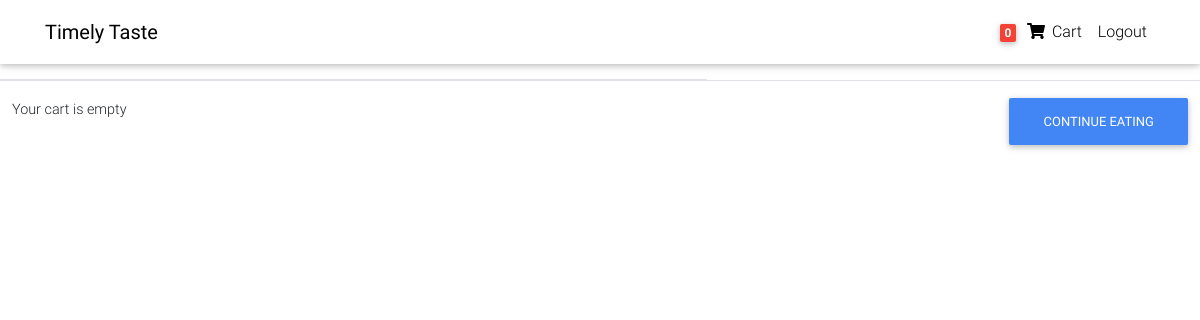
The app's page /ordersum (signed in), older data.
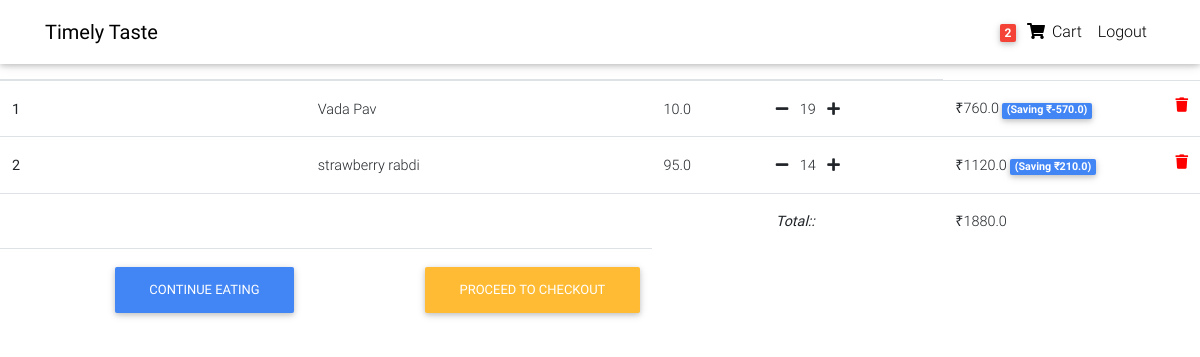
The same page, newer data.
### home/models.py (models this page shows, shortened)
class Order(models.Model):
    user = models.ForeignKey(settings.AUTH_USER_MODEL, on_delete=models.CASCADE)
    ordered = models.BooleanField(default=False)
    items = models.ManyToManyField(OrderItem)
    start_date = models.DateTimeField(auto_now_add=True)
    ordered_date = models.DateTimeField()
    def get_total(self):
        total = 0
        for order_item in self.items.all():
            total +=order_item.get_final_price()
        return total

class OrderItem(models.Model):
    user = models.ForeignKey(settings.AUTH_USER_MODEL, on_delete=models.CASCADE)
    ordered = models.BooleanField(default=False)
    item = models.ForeignKey(Item , on_delete=models.CASCADE)
    quantity = models.IntegerField(default=1)
    def get_total_item_quantity(self):
        return self.quantity*self.item.price
    def get_total_discount_item_quantity(self):
        return self.quantity*self.item.discount_price
    def get_amount_saved(self):
        return self.get_total_item_quantity()-self.get_total_discount_item_quantity()
    def get_final_price(self):
        if self.item.discount_price:
            return self.get_total_discount_item_quantity()
        return  self.get_total_item_quantity()

class Item(models.Model):
    title = models.CharField(max_length=100)
    price = models.FloatField()
    discount_price=models.FloatField(blank=True,null=True)
    category = models.CharField(choices=CATEGORY_CHOICES,max_length=2,null=True)
    label = models.CharField(choices=LABEL_CHOICES,max_length=10,null=True)
    description = models.TextField(null=True,blank=True)
    image = models.ImageField(null=True,blank=True)
    slug = models.SlugField()

### home/views.py (the view)
# urls.py: path("ordersum",views.OrderSummary,name="ordersum"),
def OrderSummary(request):
    try:
        context = {
            'orders':Order.objects.get(user=request.user,ordered=False),
        }
        return render(request,'order_summary.html',context)
    except ObjectDoesNotExist:
        messages.error(request,"You do not have a active order")
        return redirect("hom")

### home/templatetags/cart_template_tags.py (called while the page is built)
@register.filter
def cart_item_count(user):
    if user.is_authenticated:
        qs = Order.objects.filter(user=user,ordered=False)
        if qs.exists():
            return qs[0].items.count()
    return 0

### templates/order_summary.html (shortened to what this page needs)
{% load static %}
<!DOCTYPE html>
<html lang="en">
<head>
  <link rel="stylesheet" href="https://use.fontawesome.com/releases/v5.11.2/css/all.css">
  <link href="{% static 'css/bootstrap.min.css' %}" rel="stylesheet">
  <link href="{% static 'css/mdb.min.css' %}" rel="stylesheet">
  <link href="{% static 'css/style.min.css'%}" rel="stylesheet">
</head>
<body>
    {% include 'navbar.html' %}
    <table class="table">
        <thead>
            <tr>
            <th scope="col">#</th>
            <th scope="col">Price</th>
            <th scope="col">Quantity</th>
            <th scope="col">Total Item price</th>
          </tr>
        </thead>
        <tbody>
            {% for order in orders.items.all %}
          <tr>
            <th scope="row">{{forloop.counter}}</th>
            <td>{{order.item.title}}</td>
            <td>{{order.item.price}}</td>
            <td><a href="{% url 'home:remove_single_item_from_cart' order.item.slug %}"><i class="fas fa-minus mr-2"></i></a>
                {{order.quantity}}
                <a href="{% url 'home:add_to_cart' order.item.slug %}"><i class="fas fa-plus ml-2"></i></a>
            </td>
            <td>
                {% if order.item.discount_price %}
                ₹{{order.get_total_discount_item_quantity }}
                <span class="badge badge-primary">(Saving ₹{{order.get_amount_saved}})</span>
            {% else %}
            ₹{{order.get_total_item_quantity }}
            {% endif %}
            <a style="color:red" href="{% url 'home:remove_from_cart' order.item.slug%}">
              <i class="fas fa-trash float-right"></i>
            </a>
            </td>
          </tr>
          {% empty %}
          <tr>
            <td colspan="5">Your cart is empty</td>
            <td ><a href="/hom" class="btn btn-primary float-right">Continue Eating</a></td>
          </tr>
          {%endfor%}
          {% if orders.get_total %}
          <tr>
            <td></td>
            <td></td>
            <td></td>
            <td><strong><em>Total::</em></strong></td>
            <td>₹{{orders.get_total}}</td>
          </tr>
          <tr>
            <td ><a href="/hom" class="btn btn-primary float-right ml-2">Continue Eating</a></td>
            <td ><a href="/checkout" class="btn btn-warning float-right">Proceed to checkout</a></td>
          </tr>
          {% endif %}
        </tbody>
      </table>
</body>

### templates/navbar.html (shortened to what this page needs)
{% load cart_template_tags %}
{% load static %}
<nav
  class="navbar fixed-top navbar-expand-lg navbar-light white scrolling-navbar"
>
  <div class="container">
    <a class="navbar-brand waves-effect" href="/hom">
      <strong class="black-text">Timely Taste</strong>
    </a>
    <div class="collapse navbar-collapse" id="navbarSupportedContent">
      <ul class="navbar-nav nav-flex-icons">
        {% if request.user.is_authenticated %}
        <li class="nav-item">
          <a
            href="{% url 'home:ordersum' %}"
            class="nav-link waves-effect"
          >
            <span class="badge red z-depth-1 mr-1">
              {{ request.user|cart_item_count }}
            </span>
            <i class="fas fa-shopping-cart"></i>
            <span class="clearfix d-none d-sm-inline-block"> Cart </span>
          </a>
        </li>
        <li class="nav-item">
          <a class="nav-link waves-effect" href="/logout">
            <span class="clearfix d-none d-sm-inline-block"> Logout </span>
          </a>
        </li>
        {% endif %}
      </ul>
    </div>
  </div>
</nav>

Row changes from the older to the newer data that the page shows:
now on this page (row edited): OrderItem: item "Vada Pav", item.price "10.0", quantity "19", get_total_discount_item_quantity "760.0", get_amount_saved "-570.0"
changed OrderItem: quantity 3 → 19 (drawn)
added OrderItem: item "strawberry rabdi", item.price "95.0", quantity "14", get_total_discount_item_quantity "1120.0", get_amount_saved "210.0"
now on this page (row unchanged): Order: get_total "1880.0"
Text that changed along with them:
{{ request.user|cart_item_count }}: "0" → "2"
text no longer shown: "Your cart is empty"
text now shown: "Total:: ₹ PROCEED TO CHECKOUT"
